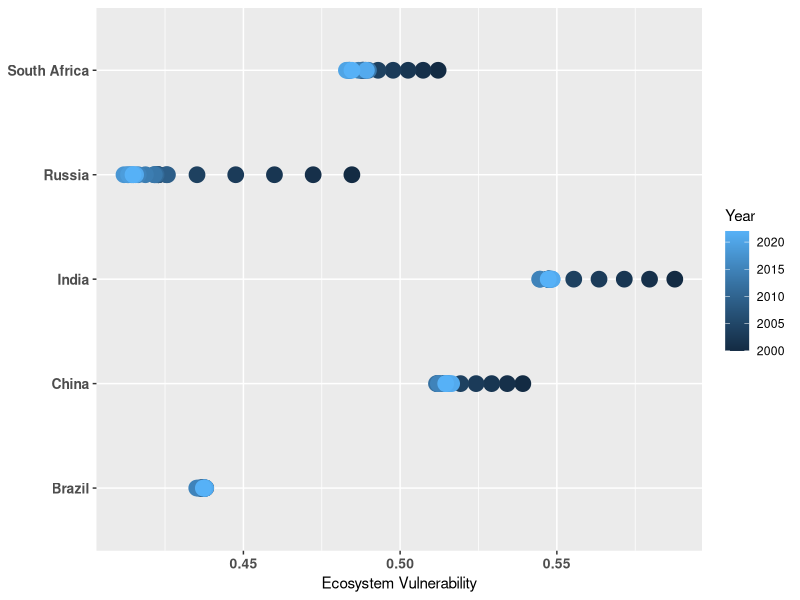
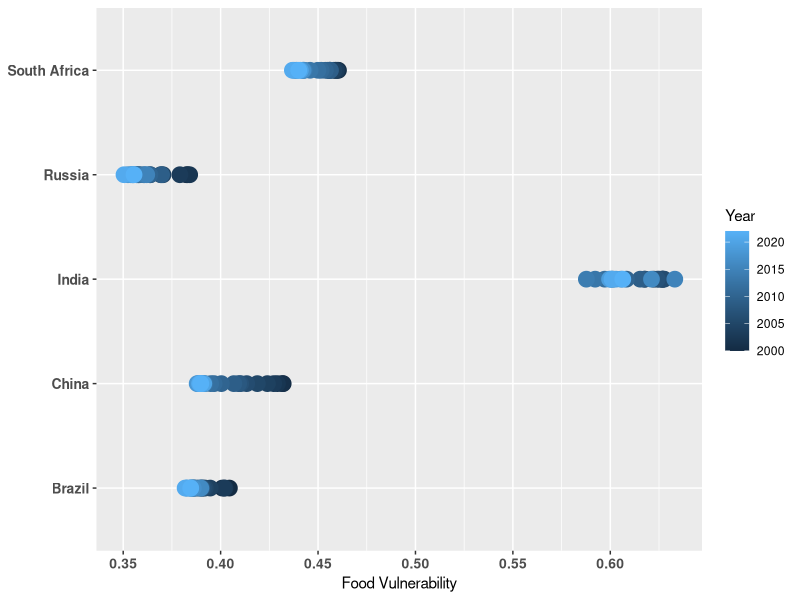
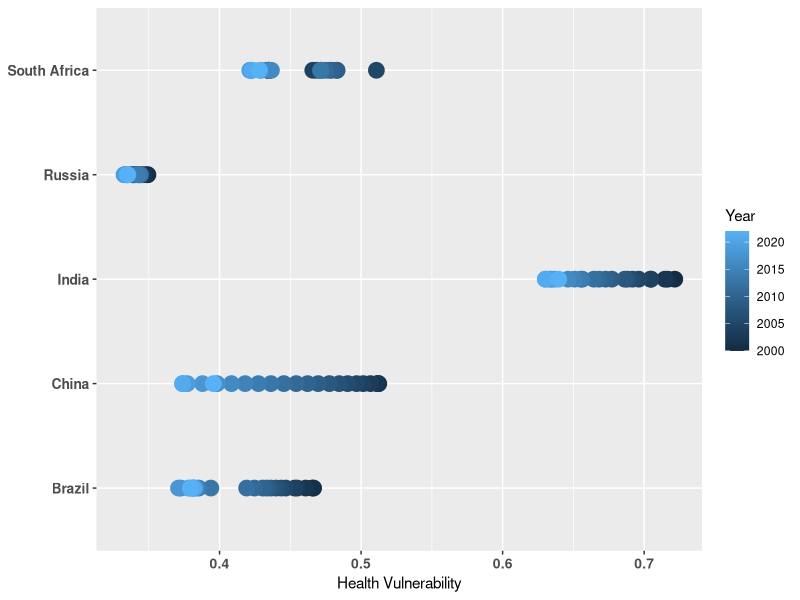
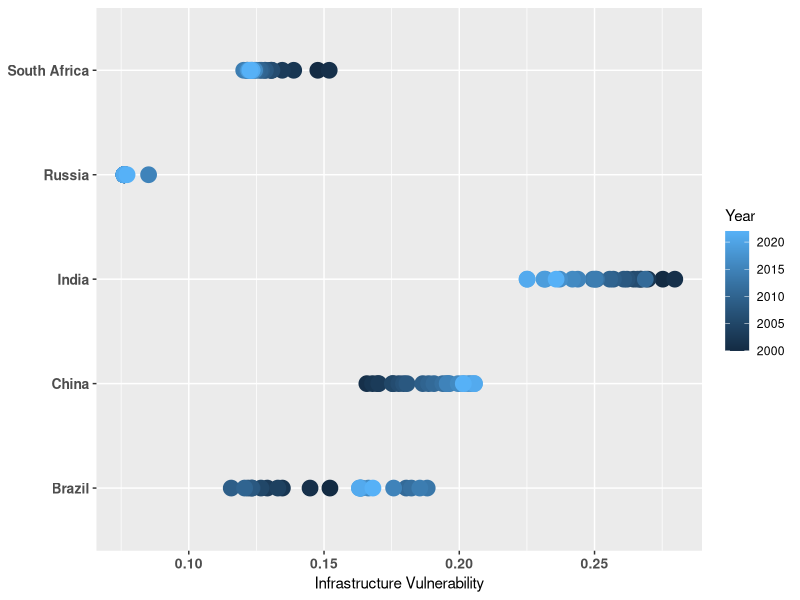
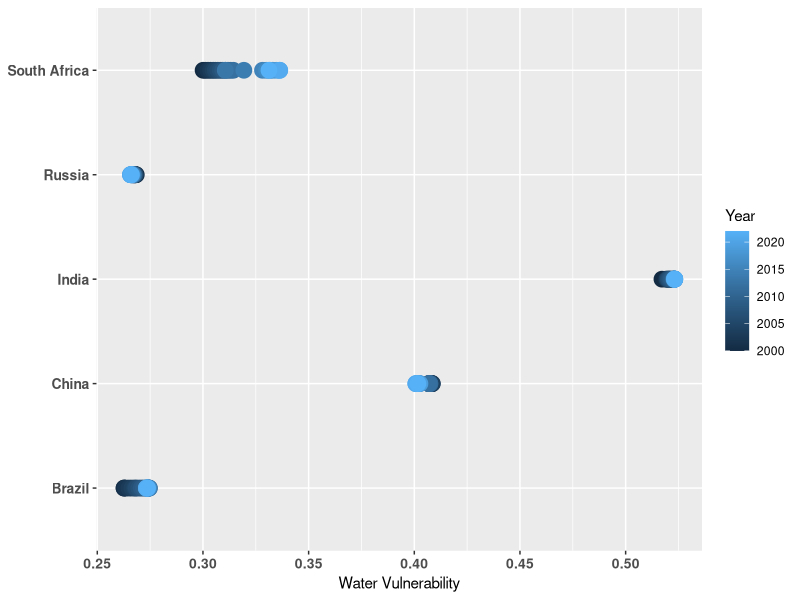
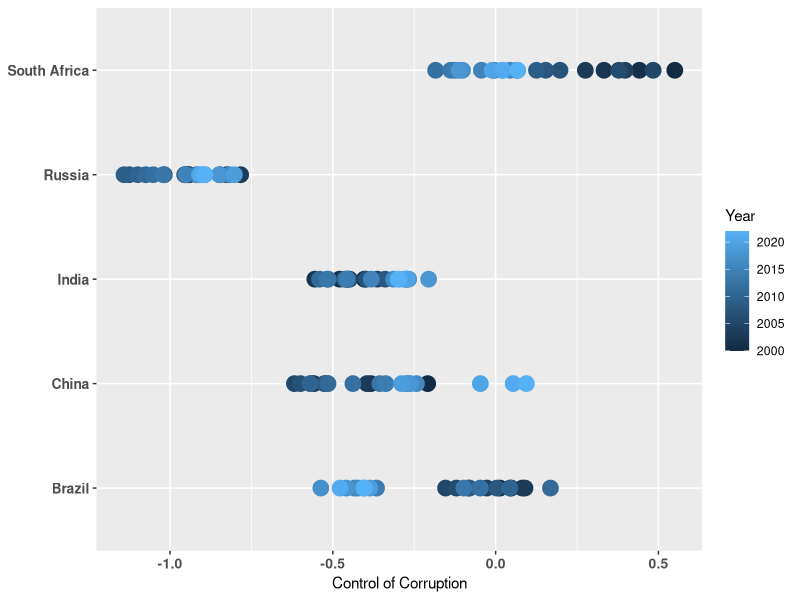
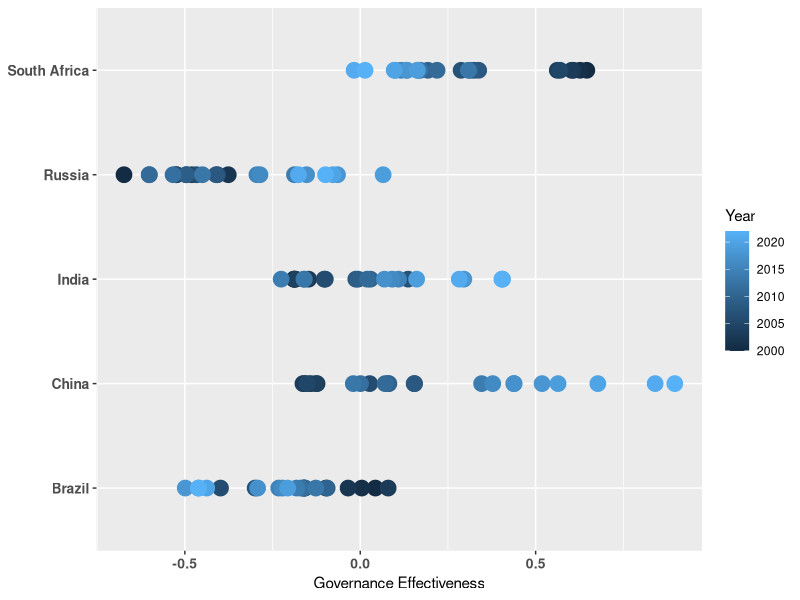
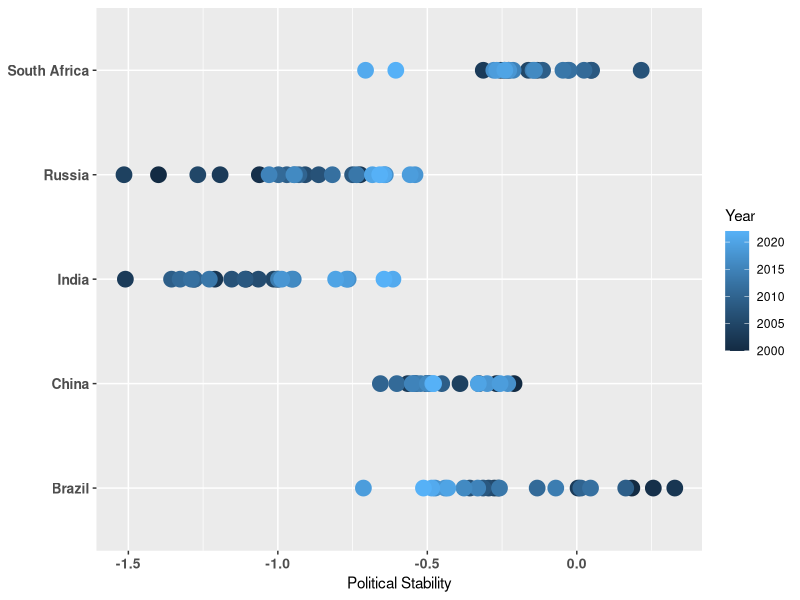

These charts were generated, in order, by the following R code:
require(ggplot2)
'library("cowplot")'

dirname(getwd())
data = read.csv(file = "Book1.csv")

ev <- ggplot(data, aes(Ecosystem.Vulnerability, Country, color=Year)) + geom_point(size = 5) + xlab("Ecosystem Vulnerability") + theme(axis.text=element_text(size=10,face="bold"), axis.title.y = element_blank(), legend.position = "right")
ggsave(ev, filename = "cv.ev.png",height = 10, width = 6)

fv <- ggplot(data, aes(Food.Vulnerability, Country, color=Year)) + geom_point(size = 5) + xlab("Food Vulnerability")+theme(axis.text=element_text(size=10,face="bold"), axis.title.y = element_blank(), legend.position = "right")
ggsave(fv, filename = "cv.fv.png",height = 10, width = 6)

helv <- ggplot(data, aes(Health.Vulnerability, Country, color=Year)) + geom_point(size = 5) + xlab("Health Vulnerability")+theme(axis.text=element_text(size=10,face="bold"), axis.title.y = element_blank(), legend.position = "right")
ggsave(helv, filename = "cv.helv.png",height = 10, width = 6)

iv <- ggplot(data, aes(Infrastructure.Vulnerability, Country, color=Year)) + geom_point(size = 5) + xlab("Infrastructure Vulnerability")+theme(axis.text=element_text(size=10,face="bold"), axis.title.y = element_blank(), legend.position = "right")
ggsave(iv, filename = "cv.iv.png",height = 10, width = 6)

wv <- ggplot(data, aes(Water.Vulnerability, Country, color=Year)) + geom_point(size = 5) + xlab("Water Vulnerability")+theme(axis.text=element_text(size=10,face="bold"), axis.title.y = element_blank(), legend.position = "right")
ggsave(wv, filename = "cv.wv.png",height = 10, width = 6)


cc <- ggplot(data, aes(Control.of.Corruption, Country, color=Year)) + geom_point(size = 5) + xlab("Control of Corruption") + theme(axis.text=element_text(size=10,face="bold"), axis.title.y = element_blank(), legend.position = "right")
ggsave(cc, filename = "gq.cc.png",height = 10, width = 6)

ge <- ggplot(data, aes(Governance.Effectiveness, Country, color=Year)) + geom_point(size = 5) + xlab("Governance Effectiveness")+theme(axis.text=element_text(size=10,face="bold"), axis.title.y = element_blank(), legend.position = "right")
ggsave(ge, filename = "gq.ge.png",height = 10, width = 6)

ps <- ggplot(data, aes(Political.Stability, Country, color=Year)) + geom_point(size = 5) + xlab("Political Stability")+theme(axis.text=element_text(size=10,face="bold"), axis.title.y = element_blank(), legend.position = "right")
ggsave(ps, filename = "gq.ps.png",height = 10, width = 6)

rq <- ggplot(data, aes(Regulatory.Quality, Country, color=Year)) + geom_point(size = 5) + xlab("Regulatory Quality")+theme(axis.text=element_text(size=10,face="bold"), axis.title.y = element_blank(), legend.position = "right")
ggsave(rq, filename = "gq.rq.png",height = 10, width = 6)

rl <- ggplot(data, aes(Rule.of.Law, Country, color=Year)) + geom_point(size = 5) + xlab("Rule of Law")+theme(axis.text=element_text(size=10,face="bold"), axis.title.y = element_blank(), legend.position = "right")
ggsave(rl, filename = "gq.rl.png",height = 10, width = 6)

va <- ggplot(data, aes(Voice.and.Accountability, Country, color=Year)) + geom_point(size = 5) + xlab("Voice and Accountability")+theme(axis.text=element_text(size=10,face="bold"), axis.title.y = element_blank(), legend.position = "right")
ggsave(va, filename = "gq.va.png",height = 10, width = 6)


sdg711 <- ggplot(data, aes(SDG7.1.1, Country, color=Year)) + geom_point(size = 5) + xlab("SDG 7.1.1")+theme(axis.text=element_text(size=10,face="bold"), axis.title.y = element_blank(), legend.position = "right")
ggsave(sdg711, filename = "sdg711.png",height = 10, width = 6)

sdg712 <- ggplot(data, aes(SDG7.1.2, Country, color=Year)) + geom_point(size = 5) + xlab("SDG 7.1.2")+theme(axis.text=element_text(size=10,face="bold"), axis.title.y = element_blank(), legend.position = "right")
ggsave(sdg712, filename = "sdg712.png",height = 10, width = 6)

sdg721 <- ggplot(data, aes(SDG7.2.1, Country, color=Year)) + geom_point(size = 5) + xlab("SDG 7.2.1")+theme(axis.text=element_text(size=10,face="bold"), axis.title.y = element_blank(), legend.position = "right")
ggsave(sdg721, filename = "sdg721.png",height = 10, width = 6)

sdg731 <- ggplot(data, aes(SDG7.3.1, Country, color=Year)) + geom_point(size = 5) + xlab("SDG 7.3.1")+theme(axis.text=element_text(size=10,face="bold"), axis.title.y = element_blank(), legend.position = "right")
ggsave(sdg731, filename = "sdg731.png",height = 10, width = 6)

'plot_grid(ev, fv, helv, iv, wv, ncol = 6, nrow = 2)'
